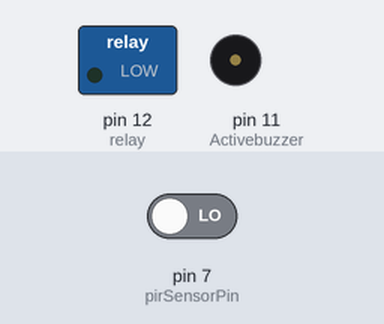
The sketch below on a simulated Arduino Uno, built with avr-gcc and run on an emulated ATmega328P. Shown: switched loads named in the sketch (green lamp = pin HIGH), buzzer (waves = sounding). Inputs (shaded band) come from the test bench; at power-on: pin 7 (pirSensorPin) LOW.

Above: at 1.2 s.
1.3 s: pin 7 (pirSensorPin) driven HIGH
At 1.7 s:
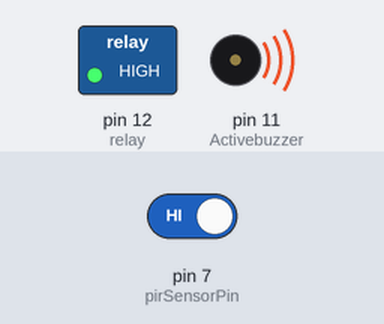
2.8 s: pin 7 (pirSensorPin) driven LOW
At 4.2 s:
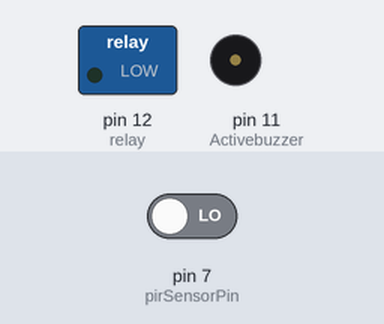
Timing chart, 0 to 5.8 s (numbered marks = the images above; inputs shaded):
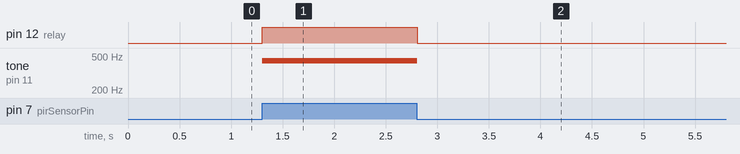

The sketch:

BewegungsSensor.ino
```cpp
#define pirSensorPin 7
#define Activebuzzer 11
#define relay 12

// Globale Variablen
int statusPirSensor = 0;
bool motionState = false;// init. Bewegungsstatus

//setup: Arduino und Umgebung initialisieren
void setup() {
  // Setup I/O STatus für Pins
  pinMode(Activebuzzer, OUTPUT);
  pinMode(relay, OUTPUT);
  pinMode(pirSensorPin, INPUT);
}

//loop Funktion: Komplette Logik für den Microcontroller
void loop() {
  // Wir lesen den pirSensorPin ein
  statusPirSensor = digitalRead(pirSensorPin);

  if (statusPirSensor == HIGH) {
    // Bewegung erkannt
    tone(Activebuzzer, 440, 800);//Ausgabe Ton A für 800 ms
    digitalWrite(relay,HIGH);
    // Update Variable motionState
    if (motionState == false) {
      motionState = true;
    }
  }
  // Keine Bewegung erkannt (pirSensorPin = LOW)
  else {
    noTone(Activebuzzer);//Eigentlich nicht notwendig
    digitalWrite(relay,LOW);
    if (motionState == true) {
      motionState = false;
    }
  }
  delay(10);//extra Verzögerung für die loop-Funktion
}
```

Measured:
- after the input at 1.3 s, pin 12 (relay): LOW → HIGH at once; tone on pin 11 (Activebuzzer): silent → 440 Hz at once
- after the input at 2.8 s, pin 12 (relay): HIGH → LOW at once; tone on pin 11 (Activebuzzer): 440 Hz → silent at once
